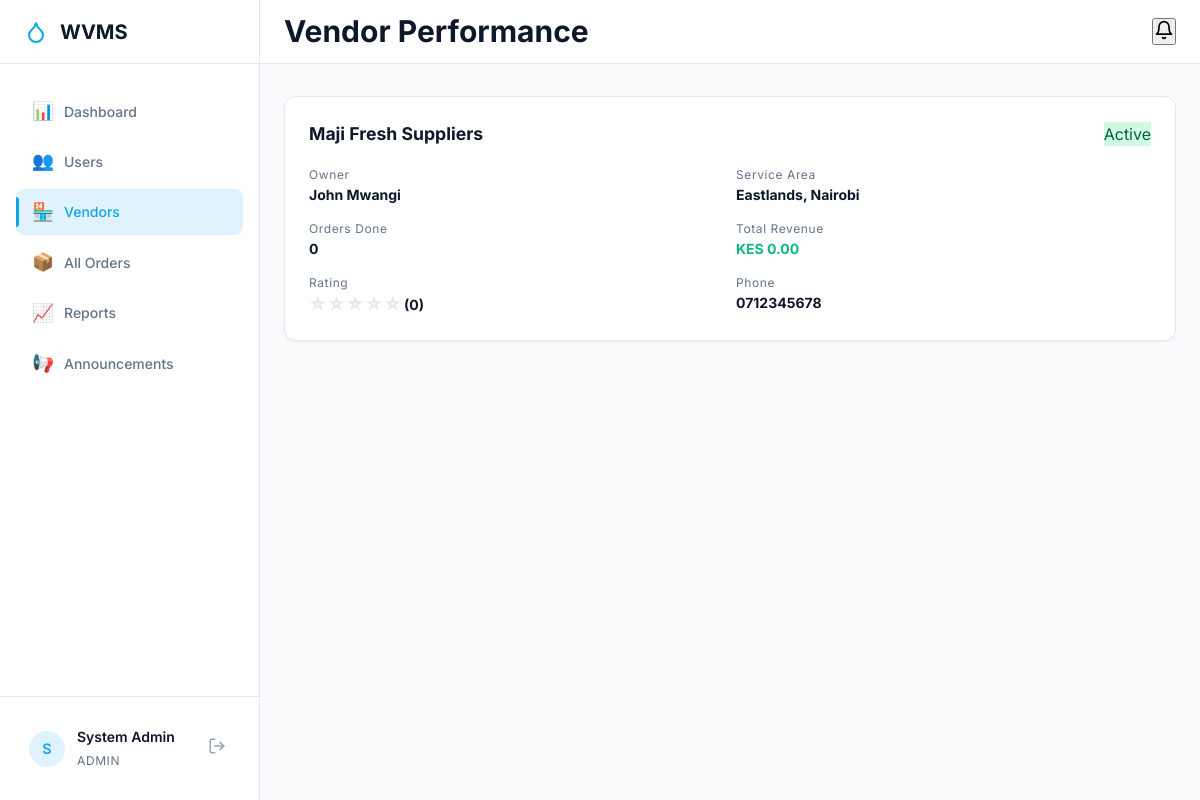
Screenshot of /admin/vendors.php (signed in) with the database file from the repository.
### tables this page shows
CREATE TABLE IF NOT EXISTS `vendors` (
    `id` INT UNSIGNED AUTO_INCREMENT PRIMARY KEY,
    `user_id` INT UNSIGNED NOT NULL,
    `business_name` VARCHAR(200) NOT NULL,
    `service_area` VARCHAR(255) NOT NULL,
    `status` ENUM('active','inactive','suspended') NOT NULL DEFAULT 'active',
    `latitude` DECIMAL(10,8) DEFAULT NULL,
    `longitude` DECIMAL(11,8) DEFAULT NULL,
    `created_at` TIMESTAMP DEFAULT CURRENT_TIMESTAMP,
    FOREIGN KEY (`user_id`) REFERENCES `users`(`id`) ON DELETE CASCADE ON UPDATE CASCADE,
    INDEX `idx_vendors_user` (`user_id`),
    INDEX `idx_vendors_status` (`status`)
);

CREATE TABLE IF NOT EXISTS `users` (
    `id` INT UNSIGNED AUTO_INCREMENT PRIMARY KEY,
    `name` VARCHAR(100) NOT NULL,
    `email` VARCHAR(150) NOT NULL UNIQUE,
    `phone` VARCHAR(15) NOT NULL,
    `password` VARCHAR(255) NOT NULL,
    `role` ENUM('customer','vendor','admin') NOT NULL DEFAULT 'customer',
    `location` VARCHAR(255) DEFAULT NULL,
    `status` ENUM('active','inactive') NOT NULL DEFAULT 'active',
    `created_at` TIMESTAMP DEFAULT CURRENT_TIMESTAMP,
    INDEX `idx_users_role` (`role`),
    INDEX `idx_users_email` (`email`),
    INDEX `idx_users_status` (`status`)
);

### admin/vendors.php (the view, shortened to what this page needs)
<?php
require_once __DIR__ . '/../includes/header.php';
$db = getDB();
$vendors = $db->query("SELECT v.*, u.name, u.email, u.phone, u.status as user_status,
    (SELECT COUNT(*) FROM water_orders wo WHERE wo.vendor_id=v.id AND wo.status='delivered') as completed,
    (SELECT COALESCE(SUM(p.amount),0) FROM payments p JOIN water_orders wo ON p.order_id=wo.id WHERE wo.vendor_id=v.id AND p.status='confirmed') as revenue
    FROM vendors v JOIN users u ON v.user_id=u.id ORDER BY revenue DESC")->fetchAll();
?>
<div class="card-grid fade-in">
<?php foreach($vendors as $v):
    $rating = getVendorRating($v['id']);
?>
<div class="card" style="margin-bottom:0">
    <div class="flex justify-between items-center mb-4">
        <span style="font-weight:700; color:var(--text-primary); font-size:1.1rem"><?php echo sanitize($v['business_name']); ?></span>
        <?php echo getStatusBadge($v['user_status']); ?>
    </div>
    <div class="grid-2" style="gap:12px; font-size:0.875rem">
        <div><span class="label">Owner</span><br><strong><?php echo sanitize($v['name']); ?></strong></div>
        <div><span class="label">Service Area</span><br><strong><?php echo sanitize($v['service_area']); ?></strong></div>
        <div><span class="label">Orders Done</span><br><strong><?php echo $v['completed']; ?></strong></div>
        <div><span class="label">Total Revenue</span><br><strong style="color:var(--success)"><?php echo formatCurrency($v['revenue']); ?></strong></div>
        <div><span class="label">Rating</span><br><strong><?php echo renderStars($rating['avg_rating']); ?> (<?php echo $rating['total_reviews']; ?>)</strong></div>
        <div><span class="label">Phone</span><br><strong><?php echo sanitize($v['phone']); ?></strong></div>
    </div>
</div>
<?php endforeach; ?>
</div>
<?php require_once __DIR__ . '/../includes/footer.php'; ?>

### includes/functions.php (shortened to what this page needs)
<?php
function sanitize($input) {
    return htmlspecialchars(trim($input), ENT_QUOTES, 'UTF-8');
}
function formatCurrency($amount) {
    return 'KES ' . number_format((float)$amount, 2);
}
function getStatusBadge($status) {
    $classes = [
        'pending'    => 'badge-warning',
        'accepted'   => 'badge-info',
        'dispatched' => 'badge-orange',
        'delivered'  => 'badge-success',
        'cancelled'  => 'badge-danger',
        'confirmed'  => 'badge-success',
        'active'     => 'badge-success',
        'inactive'   => 'badge-danger',
        'suspended'  => 'badge-orange',
        'in_transit' => 'badge-orange',
        'failed'     => 'badge-danger'
    ];
    $class = $classes[$status] ?? 'badge-secondary';
    $label = ucfirst(str_replace('_', ' ', $status));
    return '<span class="status-badge ' . $class . '">' . $label . '</span>';
}
function getVendorRating($vendorId) {
    $db = getDB();
    $stmt = $db->prepare("SELECT AVG(f.rating) as avg_rating, COUNT(f.id) as total_reviews
                          FROM feedback f
                          JOIN water_orders wo ON f.order_id = wo.id
                          WHERE wo.vendor_id = ?");
    $stmt->execute([$vendorId]);
    $result = $stmt->fetch();
    return [
        'avg_rating' => $result['avg_rating'] ? round($result['avg_rating'], 1) : 0,
        'total_reviews' => (int)$result['total_reviews']
    ];
}
function renderStars($rating, $size = '') {
    $sizeClass = $size ? 'stars-' . $size : '';
    $html = '<div class="star-display ' . $sizeClass . '">';
    for ($i = 1; $i <= 5; $i++) {
        if ($i <= floor($rating)) {
            $html .= '<span class="star filled">★</span>';
        } elseif ($i - 0.5 <= $rating) {
            $html .= '<span class="star half">★</span>';
        } else {
            $html .= '<span class="star empty">☆</span>';
        }
    }
    $html .= '</div>';
    return $html;
}

### assets/css/style.css (style rules this page uses)
:root { --primary: #0ea5e9; --primary-dark: #0284c7; --primary-light: #e0f2fe; --surface: #ffffff; --surface-2: #f8fafc; --surface-3: #f1f5f9; --border: #e2e8f0; --border-subtle: #f1f5f9; --text-primary: #0f172a; --text-secondary: #64748b; --text-muted: #94a3b8; --success: #10b981; --warning: #f59e0b; --error: #ef4444; --info: #0ea5e9; --status-pending: #fef3c7; --status-pending-text: #92400e; --status-accepted: #dbeafe; --status-accepted-text: #1e40af; --status-dispatched: #fed7aa; --status-dispatched-text: #9a3412; --status-delivered: #d1fae5; --status-delivered-text: #065f46; --status-cancelled: #fee2e2; --status-cancelled-text: #991b1b; --shadow-sm: 0 1px 2px 0 rgba(0, 0, 0, 0.05); --shadow: 0 1px 3px 0 rgba(0, 0, 0, 0.1), 0 1px 2px 0 rgba(0, 0, 0, 0.06); --shadow-md: 0 4px 6px -1px rgba(0, 0, 0, 0.1), 0 2px 4px -1px rgba(0, 0, 0, 0.06); --shadow-lg: 0 10px 15px -3px rgba(0, 0, 0, 0.1), 0 4px 6px -2px rgba(0, 0, 0, 0.05); --sidebar-w: 260px; --topbar-h: 64px; --transition: 0.2s ease; --radius: 8px; }
*, *::before, *::after { box-sizing: border-box; margin: 0; padding: 0; }
body { font-family: 'Inter', sans-serif; background: var(--surface-2); color: var(--text-primary); line-height: 1.5; -webkit-font-smoothing: antialiased; }
small, .label { font-size: 0.75rem; letter-spacing: 0.05em; color: var(--text-secondary); }
.fade-in { animation: fadeIn 0.4s ease forwards; }
.card { background: var(--surface); border: 1px solid var(--border); border-radius: 12px; padding: 24px; box-shadow: var(--shadow-sm); margin-bottom: 24px; transition: box-shadow 0.2s; }
.badge-success { background: var(--status-delivered); color: var(--status-delivered-text); }
.badge-success::before { background: var(--status-delivered-text); }
.mb-4 { margin-bottom: 16px; }
.flex { display: flex; }
.justify-between { justify-content: space-between; }
.items-center { align-items: center; }
.grid-2 { display: grid; grid-template-columns: repeat(2, 1fr); gap: 24px; }
.star-display { display:inline-flex;gap:2px }
.star-display .star { font-size:1rem;color:var(--border) }

### rows the page displays
vendors: business_name "Maji Fresh Suppliers", user.status "Active", user.name "John Mwangi", service_area "Eastlands, Nairobi", completed "0", revenue "KES 0.00", user.phone "0712345678"

### other values shown
substr($currentUser['name'], 0, 1) "S"
$currentUser['name'] "System Admin"
$currentUser['role'] "ADMIN"
$pageTitle "Vendor Performance"
